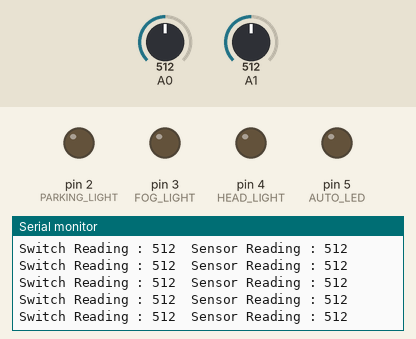
Simulated run of this sketch. Board: Arduino Uno, built with avr-gcc and run on an emulated ATmega328P. On the bench: output pins drawn as LEDs (lit = HIGH), the last lines printed to the serial monitor. The inputs (shaded band) are chosen by the test bench; at power-on: A0 = 512, A1 = 512.

Above: at 1.2 s.
1.3 s: A0 set to 104
At 1.33 s:
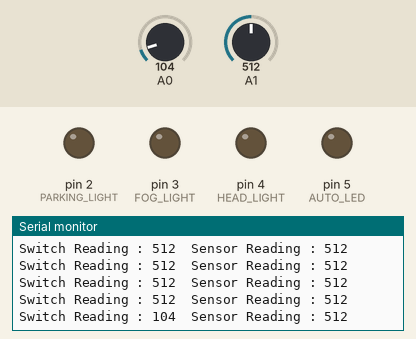
4.3 s: A0 set to 95
At 4.38 s:
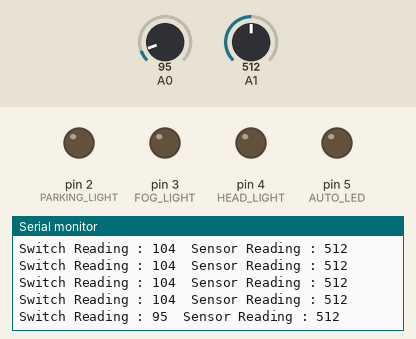
Timing chart, 0 to 7.3 s (numbered marks = the images above; inputs shaded):
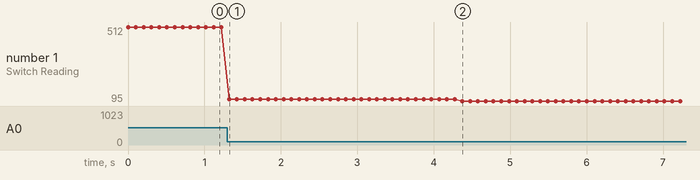

The sketch:

alc.ino
```cpp
/*

Project : Simulation of Body Control Unit of Car

Developed by : EmbVerse (www.embverse.com)

Description : An Arduino Uno driven Body Control Unit is simulated that controls the

switching of Head Light, Fog Light and Parking Light of a car. The three lights are

powered on 12V DC supply and relays are used to get them connnected with Arduino.

Inputs to Arduino :

1. Head Light Switch to ADC through a Voltage Divider Circuit

2. Fog Light Switch to ADC through a Voltage Divider Circuit

3. Parking Light Switch to ADC through a Voltage Divider Circuit

4. Auto Mode Switch to ADC through a Voltage Divider Circuit

- All these four inputs are connected in such a manner that they go to the same ADC

5. A potentiometer connected to ADC replacing a light sensor for simulation ease

Outputs from ADC :

1. Auto Mode LED

2. Relay driving Head Light

3. Relay driving Fog Light

4. Relay driving Parking Light

*/

/************************************************************************************/

/*The below four defined constants are the relevant ADC counts generated when the

corresponding switch is pressed.*/

#define PARKING_LIGHT_SWITCH 682

#define FOG_LIGHT_SWITCH 728

#define HEAD_LIGHT_SWITCH 775

#define AUTO_SWITCH 857

/*************************************************************************************/

// The below four defined constants set the Arduino Pins as a label

#define PARKING_LIGHT 2

#define FOG_LIGHT 3

#define HEAD_LIGHT 4

#define AUTO_LED 5

// The ADC count read can vary in actual scenario, so there is an OFFSET taken here.

// For Example, the AUTO_SWITCH is at 857, so all the values between 852 and 862 are valid.

#define OFFSET 5

//The below four variables are for tracking the button state

int buttonState1 = LOW;

int buttonState2 = LOW;

int buttonState3 = LOW;

int buttonState4 = LOW;


//The below variable is for checking if the head light switch is pressed or not.

int pressedhl = 0;


//The below variable is to get the current state of the switch

int stateNow;


//The below variable reads the ADC corresponded to the light sensor.

int lightsensor_reading;


void setup()

{

  //The below six lines set input and output pin

  pinMode(PARKING_LIGHT, OUTPUT);

  pinMode(FOG_LIGHT, OUTPUT);

  pinMode(HEAD_LIGHT, OUTPUT);

  pinMode(AUTO_LED, OUTPUT);

  pinMode(A0, INPUT);

  pinMode(A1, INPUT);


  //The below four lines initialize output pin levels

  digitalWrite(PARKING_LIGHT, LOW);

  digitalWrite(FOG_LIGHT, LOW);

  digitalWrite(HEAD_LIGHT, LOW);

  digitalWrite(AUTO_LED, LOW);

  //The below line initializes the UART with baud rate 9600

  Serial.begin(9600);

}

/*

Function : boolean debounceButton(int state)

Description : This function uses switch debouncing technique to recognize the switch press.

It takes the Defined ADC Counts of switches as argument, takes the ADC Reading, compares it

with defined ADC Counts of switches considering the Offset. If is within the limits, it holds the

code for 10 ms and takes the ADC Reading again. If it is still within limits, it returns High,

else it returns a Low.

*/

boolean debounceButton(int state)

{

  stateNow = analogRead(A0);

  if((state + OFFSET) >= stateNow && stateNow >= (state - OFFSET))

  {

    delay(10); //waiting 10ms before rechecking state of button press

    stateNow = analogRead(A0);

  }

  if((state + OFFSET) >= stateNow && stateNow >= (state - OFFSET))

  {

      return HIGH;

  }

  else

  {

      return LOW;

  }

}


//The main code

void loop()

{

  // Check if Parking Light ADC value is in the range

  if(debounceButton(PARKING_LIGHT_SWITCH) == HIGH && buttonState1 == LOW)

  {

	digitalWrite(PARKING_LIGHT, !digitalRead(PARKING_LIGHT)); //Invert the light state

    buttonState1 = HIGH;

  }

  else if(debounceButton(PARKING_LIGHT_SWITCH) == LOW && buttonState1 == HIGH)

  {

       buttonState1 = LOW;

  }


  // Check if Fog Light ADC value is in the range

  if(debounceButton(FOG_LIGHT_SWITCH) == HIGH && buttonState2 == LOW)

  {

    digitalWrite(FOG_LIGHT, !digitalRead(FOG_LIGHT));  //Toggle the light state

    buttonState2 = HIGH;

  }

  else if(debounceButton(FOG_LIGHT_SWITCH) == LOW && buttonState2 == HIGH)

  {

       buttonState2 = LOW;

  }


  // Check if Head Light ADC value is in the range

  if(debounceButton(HEAD_LIGHT_SWITCH) == HIGH && buttonState3 == LOW)

  {

    pressedhl++;  //Set the variable value

    buttonState3 = HIGH;

  }

  else if(debounceButton(HEAD_LIGHT_SWITCH) == LOW && buttonState3 == HIGH)

  {

       buttonState3 = LOW;

  }


  // Check if Auto LED ADC value is in the range

  if(debounceButton(AUTO_SWITCH) == HIGH && buttonState4 == LOW)

  {

	digitalWrite(AUTO_LED, !digitalRead(AUTO_LED));  //Toggle the LED state

    buttonState4 = HIGH;

  }

  else if(debounceButton(AUTO_SWITCH) == LOW && buttonState4 == HIGH)

  {

       buttonState4 = LOW;

  }


/*---------The Auto mode of operation----------------------*/

  lightsensor_reading = analogRead(A1);


  //Checking if the sensor reading is in range while the Auto LED is turned ON

  if(lightsensor_reading >= 256 && digitalRead(AUTO_LED) == HIGH)

  {

      digitalWrite(HEAD_LIGHT, HIGH);

  }

  else if(lightsensor_reading < 256 && digitalRead(AUTO_LED) == HIGH)

  {

      digitalWrite(HEAD_LIGHT, LOW);

  }


  //If variable is SET and Auto mode is OFF, toggle the Head light

  if(pressedhl == 1 && digitalRead(AUTO_LED) == LOW)

  {

      pressedhl = 0; //RESET the variable

      digitalWrite(HEAD_LIGHT, !digitalRead(HEAD_LIGHT)); //Toggle light state

  }


  /*If variable is SET and Auto mode is ON, DO NOT toggle the Head light and let

  it be in its present state*/

  else if(pressedhl == 1 && digitalRead(AUTO_LED) == HIGH)

  {

      pressedhl = 0;

  }


  //Checking Analog input readings through Serial monitor

  Serial.print("Switch Reading : ");

  Serial.print(analogRead(A0));

  Serial.print("  Sensor Reading : ");

  Serial.println(lightsensor_reading);

  delay(100);

}
```

Measured:
- after the input at 1.3 s, the serial monitor: prints a new line at once (image 1)
- after the input at 4.3 s, the serial monitor: prints a new line after 0.07 s (image 2)
- plotted number 1: 512 → 104 after the input at 1.3 s, 104 → 95 after the input at 4.3 s
